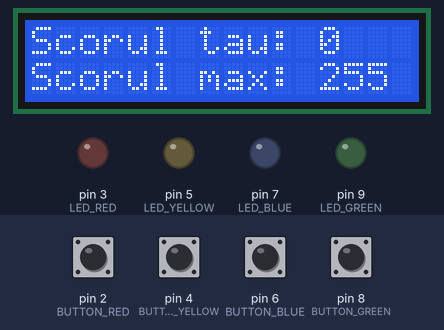
This program was run on a simulated Arduino Nano, built with avr-gcc and run on an emulated ATmega328P. Shown: 16×2 character LCD, output pins drawn as LEDs (lit = HIGH). The test bench sets the inputs (shaded band); at power-on: pin 2 (BUTTON_RED), pin 4 (BUTTON_YELLOW), pin 6 (BUTTON_BLUE), pin 8 (BUTTON_GREEN) HIGH. Random numbers use the default seed unless the program sets one.

Above: at 3.2 s.
3.3 s: pin 6 (BUTTON_BLUE) pulled LOW for 0.15 s
At 5.21 s:
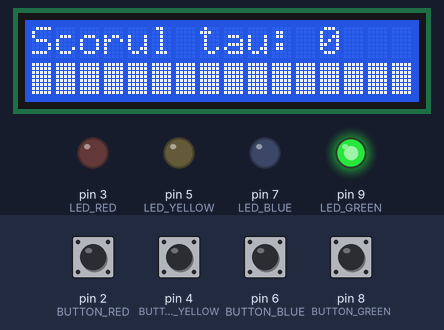
6.4 s: pin 8 (BUTTON_GREEN) pulled LOW for 0.15 s
At 6.82 s:
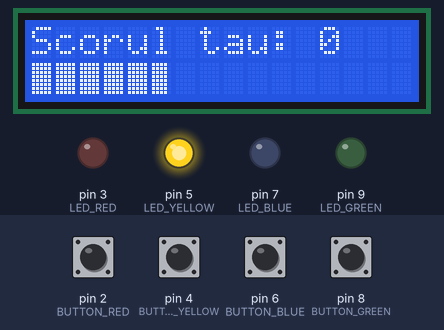
7.1 s: pin 4 (BUTTON_YELLOW) pulled LOW for 0.15 s
At 7.54 s:
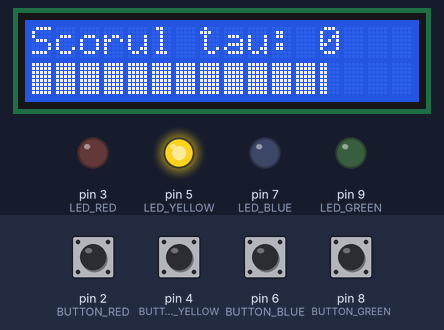
7.8 s: pin 4 (BUTTON_YELLOW) pulled LOW for 0.15 s
At 8.23 s:
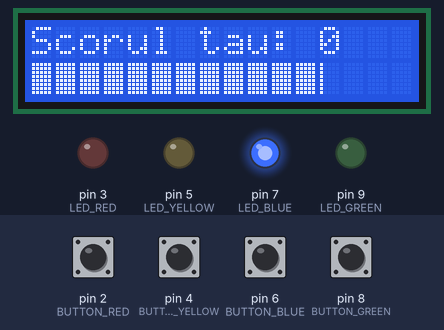
8.5 s: pin 6 (BUTTON_BLUE) pulled LOW for 0.15 s
At 8.92 s:
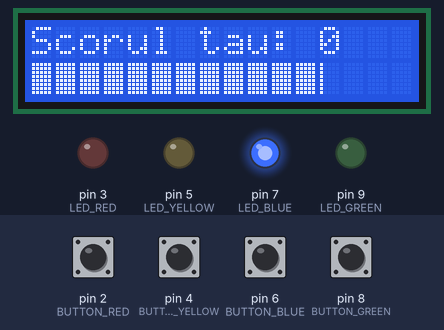
9.2 s: pin 6 (BUTTON_BLUE) pulled LOW for 0.15 s
At 9.94 s:
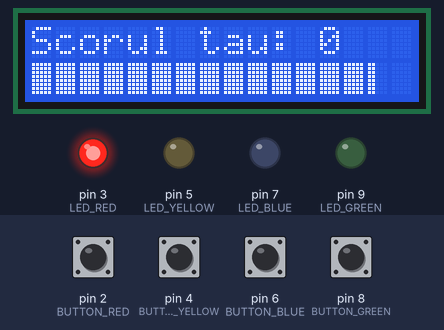
Timing chart, 0 to 12.8 s (numbered marks = the images above; inputs shaded):
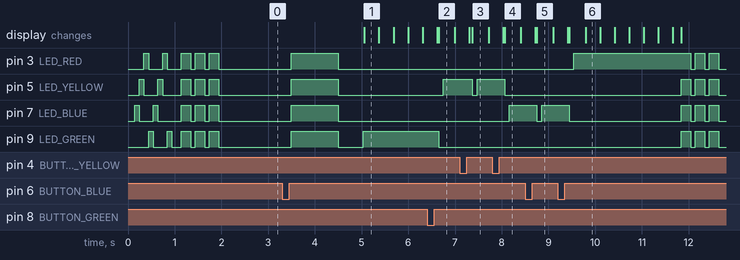

The program:

main.cpp
```cpp
#include <Arduino.h>
#include <OneButton.h>
#include <LiquidCrystal_I2C.h>
#include <EEPROM.h>

#define BUTTON_RED 2
#define LED_RED 3

#define BUTTON_YELLOW 4
#define LED_YELLOW 5

#define BUTTON_BLUE 6
#define LED_BLUE 7

#define BUTTON_GREEN 8
#define LED_GREEN 9

#define EEPROM_ADDR 0

#define LCD_CHARS 16
#define LCD_BARS_PER_CHAR 5

OneButton buttonRed(BUTTON_RED, true);
OneButton buttonBlue(BUTTON_BLUE, true);
OneButton buttonYellow(BUTTON_YELLOW, true);
OneButton buttonGreen(BUTTON_GREEN, true);

// set the LCD address to 0x27 for a 16 chars and 2 line display
LiquidCrystal_I2C lcd(0x27, 16, 2);

int ledPins[4] = {LED_RED, LED_YELLOW, LED_BLUE, LED_GREEN};

bool gameOver = true;
int interval = 2500; // to start with
int intervalDecrease = 50; // with how many ms the interval decreases for each level
long lightOnTimestamp; // timestamp when one of the lights was turned on, based on this we calculat how much time is left
long currentColor;
int buttonPresses = 1; // determines current level
int highScore = 0;
int currentScore = 0;

// define custom chars for progress bar
byte zero[] = {B00000, B00000, B00000, B00000, B00000, B00000, B00000, B00000};
byte one[] = {B10000, B10000, B10000, B10000, B10000, B10000, B10000, B10000};
byte two[] = {B11000, B11000, B11000, B11000, B11000, B11000, B11000, B11000};
byte three[] = {B11100, B11100, B11100, B11100, B11100, B11100, B11100, B11100};
byte four[] = {B11110, B11110, B11110, B11110, B11110, B11110, B11110, B11110};
byte five[] = {B11111, B11111, B11111, B11111, B11111, B11111, B11111, B11111};

void showWelcomeLights()
{
    // Serial.println("welcome");
    for (int i = 0; i < 2; i++)
    {
        digitalWrite(LED_BLUE, HIGH);
        delay(100);

        digitalWrite(LED_BLUE, LOW);
        digitalWrite(LED_YELLOW, HIGH);
        delay(100);

        digitalWrite(LED_YELLOW, LOW);
        digitalWrite(LED_RED, HIGH);
        delay(100);

        digitalWrite(LED_RED, LOW);
        digitalWrite(LED_GREEN, HIGH);
        delay(100);

        digitalWrite(LED_GREEN, LOW);
    }

    delay(200);

    // blink 3 times
    for (int i = 0; i < 3; i++)
    {
        digitalWrite(LED_BLUE, HIGH);
        digitalWrite(LED_YELLOW, HIGH);
        digitalWrite(LED_RED, HIGH);
        digitalWrite(LED_GREEN, HIGH);

        delay(200);

        digitalWrite(LED_BLUE, LOW);
        digitalWrite(LED_YELLOW, LOW);
        digitalWrite(LED_RED, LOW);
        digitalWrite(LED_GREEN, LOW);
        delay(100);
    }
}

void showGameOverLights()
{
    // blink 3 times
    for (int i = 0; i < 3; i++)
    {
        digitalWrite(LED_BLUE, HIGH);
        digitalWrite(LED_YELLOW, HIGH);
        digitalWrite(LED_RED, HIGH);
        digitalWrite(LED_GREEN, HIGH);

        delay(200);

        digitalWrite(LED_BLUE, LOW);
        digitalWrite(LED_YELLOW, LOW);
        digitalWrite(LED_RED, LOW);
        digitalWrite(LED_GREEN, LOW);
        delay(100);
    }
}

void showStartGameLights()
{

    digitalWrite(LED_BLUE, HIGH);
    digitalWrite(LED_YELLOW, HIGH);
    digitalWrite(LED_RED, HIGH);
    digitalWrite(LED_GREEN, HIGH);

    delay(1000);

    digitalWrite(LED_BLUE, LOW);
    digitalWrite(LED_YELLOW, LOW);
    digitalWrite(LED_RED, LOW);
    digitalWrite(LED_GREEN, LOW);
    delay(500);
}

void resetGameParams()
{
    gameOver = true;
    lightOnTimestamp = 0;
    buttonPresses = 0;
    currentScore = 0;
}

void showScore()
{
    lcd.clear();

    lcd.setCursor(0, 0);
    lcd.print("Scorul tau: ");
    lcd.print(String(currentScore));

    lcd.setCursor(0, 1);
    lcd.print("Scorul max: ");
    lcd.print(String(highScore));
}

void gameOverHandler()
{
    // store score
    currentScore = buttonPresses;

    if (currentScore > highScore)
    {
        highScore = currentScore;
        EEPROM.write(EEPROM_ADDR, currentScore);
    }

    showScore();
    resetGameParams();

    showGameOverLights();
}

void turnOnOffLed(int led, int state)
{
    digitalWrite(led, state);
}

void buttonPress(int ledColor)
{
    if (gameOver)
    {
        return;
    }

    if (currentColor != ledColor)
    {
        gameOverHandler();
    }
    else
    {
        buttonPresses++;
        lightOnTimestamp = 0;
        turnOnOffLed(currentColor, LOW);
        delay(100);
    }
}

void clickRed()
{
    // Serial.println("click red");
    buttonPress(LED_RED);
}

void clickBlue()
{
    if (gameOver)
    {
        // start game
        resetGameParams();
        showStartGameLights();
        gameOver = false;

        showScore();
    }
    else
    {
        buttonPress(LED_BLUE);
    }
}

void clickYellow()
{
    buttonPress(LED_YELLOW);
}

void clickGreen()
{
    buttonPress(LED_GREEN);
}

void setup()
{
    Serial.begin(9600);

    // setup LED mode as output
    pinMode(LED_RED, OUTPUT);
    pinMode(LED_YELLOW, OUTPUT);
    pinMode(LED_BLUE, OUTPUT);
    pinMode(LED_GREEN, OUTPUT);

    buttonRed.attachClick(clickRed);
    buttonBlue.attachClick(clickBlue);
    buttonYellow.attachClick(clickYellow);
    buttonGreen.attachClick(clickGreen);

    lcd.init();
    lcd.createChar(0, zero);
    lcd.createChar(1, one);
    lcd.createChar(2, two);
    lcd.createChar(3, three);
    lcd.createChar(4, four);
    lcd.createChar(5, five);

    lcd.backlight();
    lcd.clear();

    highScore = EEPROM.read(EEPROM_ADDR);
    showScore();
    showWelcomeLights();
}

void updateProgressBar(unsigned long count, unsigned long totalCount, int lineToPrintOn)
{
    double factor = totalCount / (LCD_CHARS * LCD_BARS_PER_CHAR);
    int percent = (count + 1) / factor;
    int full_bars_to_show = percent / 5;
    int partial_bar_lines_to_show = percent % 5;

    if (full_bars_to_show > 0)
    {
        for (int j = 0; j < full_bars_to_show; j++)
        {
            lcd.setCursor(j, lineToPrintOn);
            lcd.write(5);
        }
    }

    lcd.setCursor(full_bars_to_show, lineToPrintOn);
    lcd.write(partial_bar_lines_to_show); // write partial bar

    // clear rest of the line.
    // for example if we have 5 full bars to show, the rest till 16 chars should be cleared
    if (full_bars_to_show < LCD_CHARS)
    {
        for (int j = full_bars_to_show + 1; j <= LCD_CHARS; j++)
        {
            lcd.setCursor(j, lineToPrintOn);
            lcd.write(0);
        }
    }
}

void gameLoop()
{
    if (gameOver)
    {
        return;
    }

    long now = millis();

    if (lightOnTimestamp == 0)
    {
        currentColor = ledPins[random(4)];
        lightOnTimestamp = now;

        turnOnOffLed(currentColor, HIGH);
    }

    int levelInterval = interval - buttonPresses * intervalDecrease;

    if (levelInterval <= 750) {
        levelInterval = 750;
    }

    long time_passed = now - lightOnTimestamp;

    if (time_passed > levelInterval)
    {
        gameOverHandler();

        return;
    }

    updateProgressBar(levelInterval - time_passed, levelInterval, 1);
}

void loop()
{
    buttonRed.tick();
    buttonBlue.tick();
    buttonYellow.tick();
    buttonGreen.tick();

    gameLoop();
}
```

Measured:
- after the input at 3.3 s, pin 3 (LED_RED), pin 5 (LED_YELLOW), pin 7 (LED_BLUE): LOW → HIGH after 0.20 s, → LOW 1.0 s later; pin 9 (LED_GREEN): LOW → HIGH after 0.20 s, → LOW 1.0 s later, → HIGH 0.53 s later; the display: changes after 1.8 s (image 1)
- after the input at 6.4 s, pin 5 (LED_YELLOW): LOW → HIGH after 0.35 s; pin 9 (LED_GREEN): HIGH → LOW after 0.25 s
- after the input at 7.1 s, pin 5 (LED_YELLOW): HIGH → LOW after 0.27 s, → HIGH 0.10 s later
- after the input at 7.8 s, pin 5 (LED_YELLOW): HIGH → LOW after 0.26 s; pin 7 (LED_BLUE): LOW → HIGH after 0.36 s
- after the input at 8.5 s, pin 7 (LED_BLUE): HIGH → LOW after 0.25 s, → HIGH 0.10 s later
